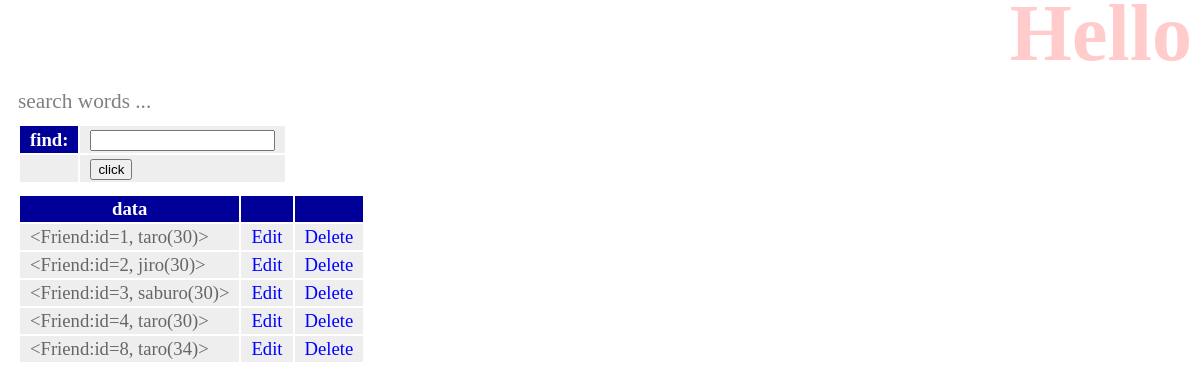
/hello/find, run on an earlier commit of the app's database.
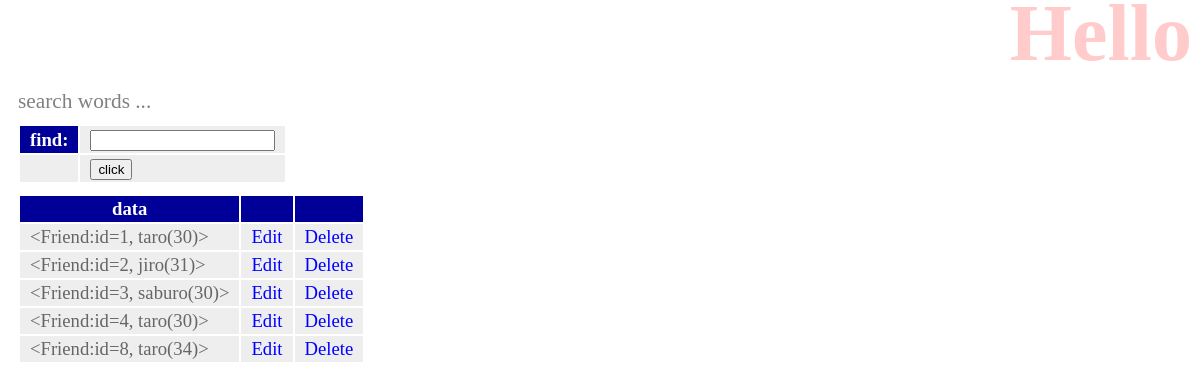
And on a later commit of the database.
### hello/models.py (models this page shows)
class Friend(models.Model):
    name = models.CharField(max_length=100, \
                             validators = [number_only])
    mail = models.EmailField(max_length=200)
    gender = models.BooleanField()
    age = models.IntegerField(validators=[ \
          MinValueValidator(0), \
          MaxValueValidator(150)])
    birthday = models.DateField()
    def __str__(self):
        return '<Friend:id=' + str(self.id) + ', ' + \
            self.name + '(' + str(self.age) + ')>'

### hello/views.py (the view)
# urls.py: path('find', views.find, name = 'find'),
def find(request):
    if (request.method == 'POST'):
        msg = 'search result:'
        form = FindForm(request.POST)
        str = request.POST['find']
        data = Friend.objects.filter(name__contains = str)
    else:
        msg = 'search words ...'
        form = FindForm()
        data = Friend.objects.all()
    params = {
            'title' : 'Hello',
            'message' : msg,
            'form' : form,
            'data' : data,
        }
    return render(request, 'hello/find.html', params)

### hello/forms.py
class FindForm(forms.Form):
    find = forms.CharField(label = 'find', required = False)

### hello/templates/hello/find.html (shortened to what this page needs)
{% load static %}
<!doctype html>
<html lang="ja">
    <head>
        <link rel="stylesheet" type="text/css" href="{% static 'hello/css/style.css' %}" />
    </head>
    <body>
        <h1>{{title}}</h1>
        <p>{{message|safe}}</p>
        <table>
            <form action="{% url 'find' %}" method="post">
                {{form}}
                <tr>
                    <td></td>
                    <td><input type="submit" value="click"></td>
                </tr>
            </form>
        </table>
        <table>
            <tr>
                <th>data</th>
                <th></th>
                <th></th>
            </tr>
            {% for item in data %}
            <tr>
                <td>{{item}}</td>
                <td><a href="{% url 'edit' item.id %}">Edit</a></td>
                <td><a href="{% url 'delete' item.id %}">Delete</a></td>
            </tr>
            {% endfor %}
        </table>
    </body>
</html>

What changed in the data, as far as the page shows it:
changed Friend: id+name+age "<Friend:id=2, jiro(30)>" → "<Friend:id=2, jiro(31)>"
